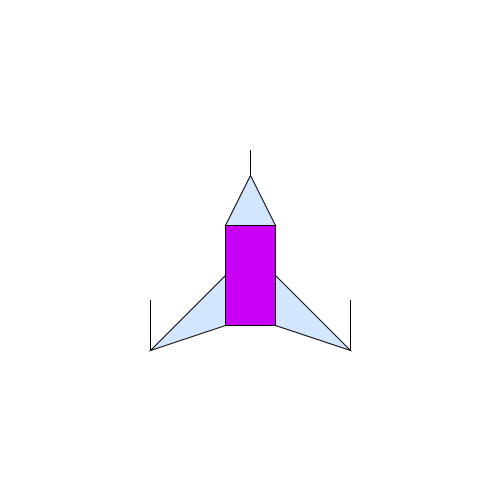
Frame 1 (no input)
Frame 60 (the mouse pressed at the canvas centre just before this capture): identical to frame 1, image omitted
Frame 120 (the mouse held since frame 60 and released just before this capture): identical to frame 1, image omitted

The Processing sketch that drew this single still picture (run headless with seeded random() and noise(); from frame 60 on, the mouse is pressed at the canvas centre):

// Processing sketch: spaceship
// ── spaceship.pde
void setup(){
  size(500,500);
}
void draw(){
  background(255);
  fill(200,0,245);
  rect(225,225,50,100);
  fill(210,230,255);
  triangle(275,325,350,350,275,275);
  triangle(225,325,150,350,225,275);
  triangle(225,225,275,225,250,175);
  fill(0);
  line(350,350,350,300);
  line(150,350,150,300);
  line(250,175,250,150);
}
